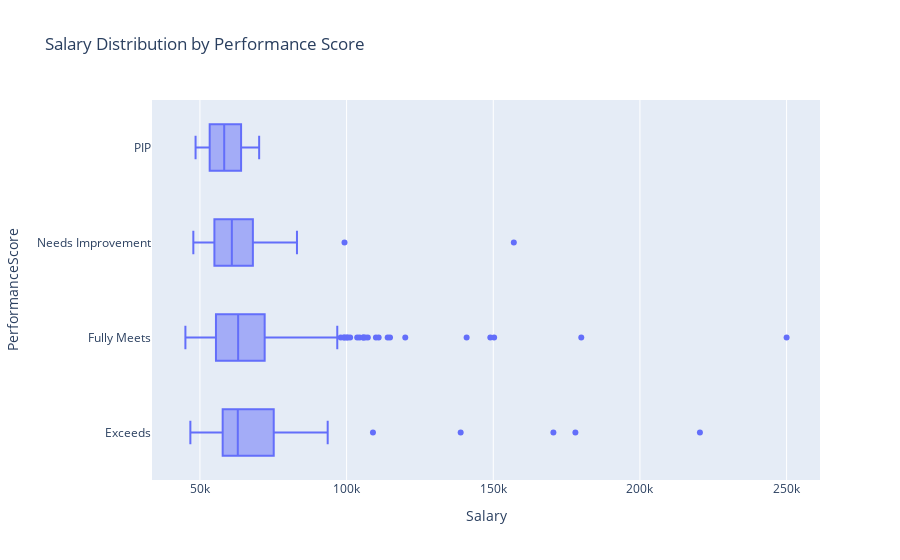

Notebook source saved alongside this figure:
### Markdown cell above
---

### 🎯 Exercise 4: Salary distribution by performance

#### 👇 Tasks

- ✔️ Draw horizontal box plots of `Salary` by `PerformanceScore`.
- ✔️ Store your figure to a variable named `fig`.
- ✔️ Add an appropriate title to your figure.
- ✔️ Display the figure using `fig.show()`

### Code cell
# YOUR CODE BEGINS
fig = px.box(
    df_hr,
    x="Salary",
    y="PerformanceScore",
    title="Salary Distribution by Performance Score",
)
fig.show()
# YOUR CODE ENDS

### Figure 1 — Plotly figure (JSON) as saved in the notebook; plotly's stock layout.template omitted (floating-point values rounded to 4 significant figures; data arrays with more than 128 entries replaced by an {"elided": "..."} marker saying what was removed)
{"data": [{"alignmentgroup": "True", "hovertemplate": "Salary=%{x}<br>PerformanceScore=%{y}<extra></extra>", "legendgroup": "", "marker": {"color": "#636efa"}, "name": "", "notched": false, "offsetgroup": "", "orientation": "h", "showlegend": false, "type": "box", "x": {"elided": "311 int values"}, "x0": " ", "xaxis": "x", "y": {"elided": "311 str values"}, "y0": " ", "yaxis": "y"}], "layout": {"boxmode": "group", "legend": {"tracegroupgap": 0}, "title": {"text": "Salary Distribution by Performance Score"}, "xaxis": {"anchor": "y", "domain": [0, 1], "title": {"text": "Salary"}}, "yaxis": {"anchor": "x", "domain": [0, 1], "title": {"text": "PerformanceScore"}}}}
